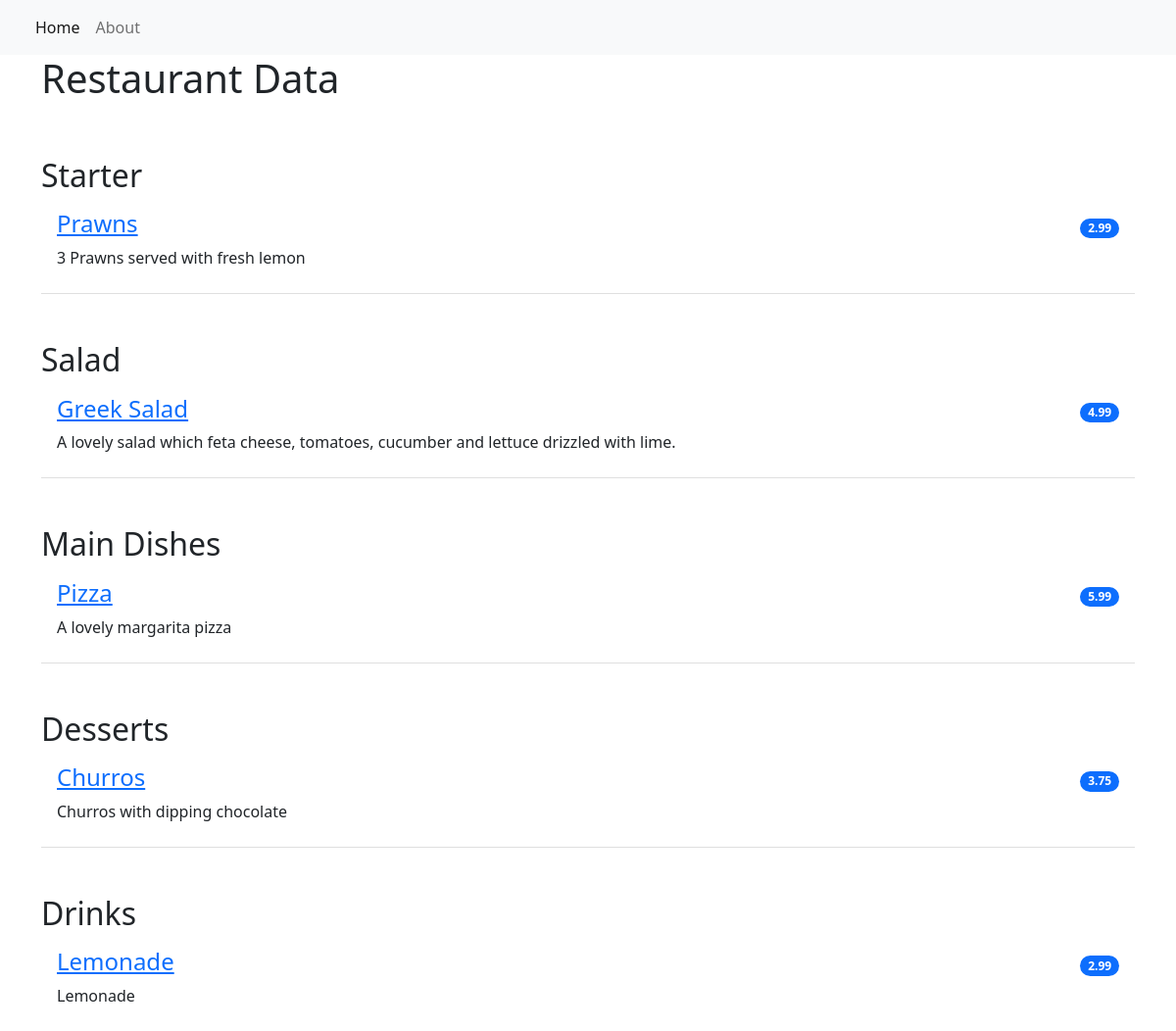
The app's page /, older data.
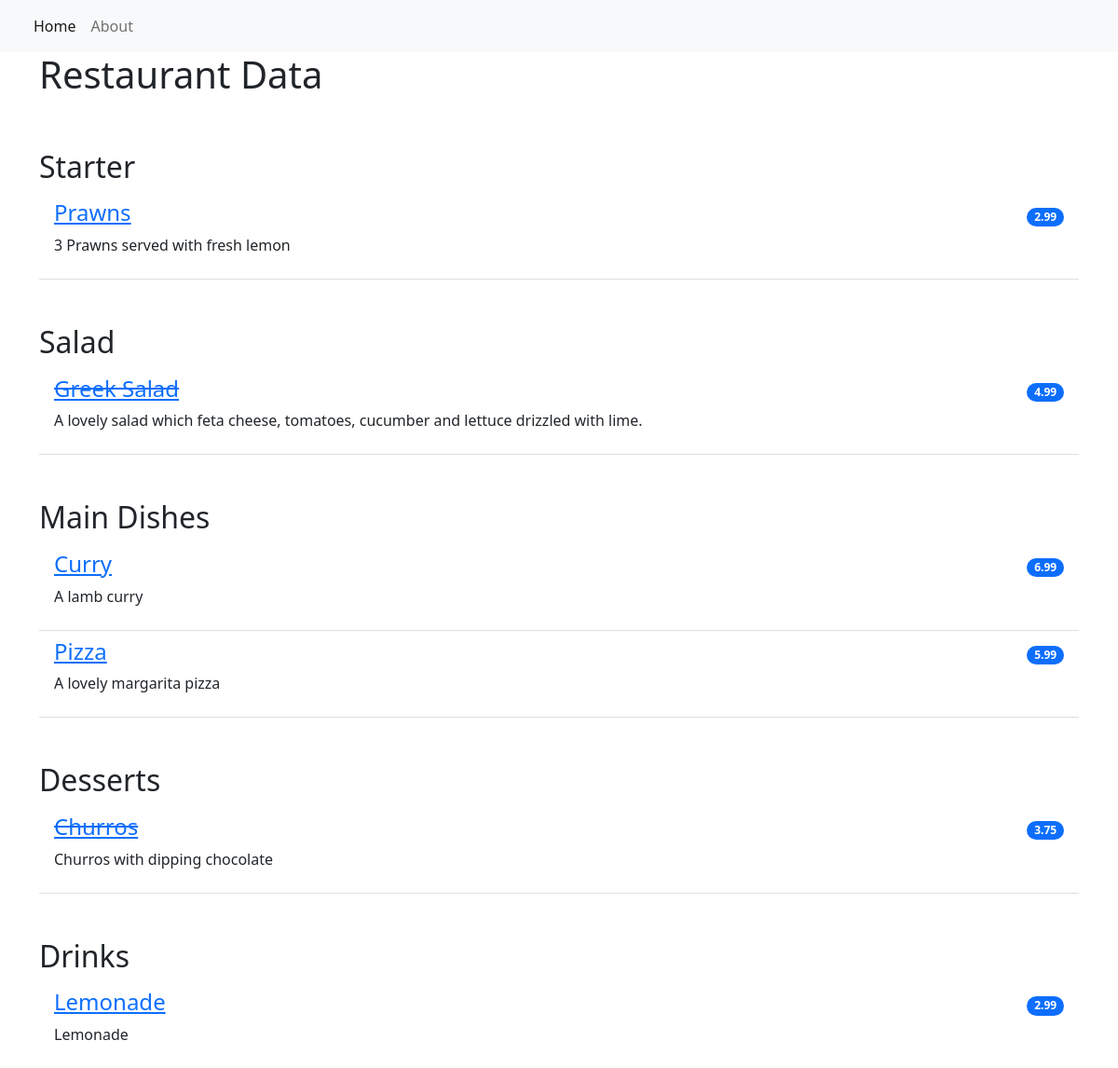
The same page, newer data.
### restaurant_menu/models.py (models this page shows, shortened)
class Item(models.Model):
    meal = models.CharField(max_length=1000, unique=True)
    description = models.CharField(max_length=2000)
    price = models.DecimalField(decimal_places=2, max_digits=10)
    meal_type = models.CharField(choices=MEAL_TYPE, max_length=200)
    author = models.ForeignKey(User, on_delete=models.PROTECT)
    status = models.IntegerField(default=1, choices=STATUS)
    date_created = models.DateTimeField(auto_now_add=True)
    date_updated = models.DateTimeField(auto_now=True)

### restaurant_menu/views.py (the view)
# urls.py: path("", views.MenuList.as_view(), name='home'),
class MenuList(generic.ListView):
    queryset = Item.objects.order_by("-date_created")
    template_name = "index.html"
    def get_context_data(self, **kwargs):
        context = super().get_context_data(**kwargs)
        context["meals"] = MEAL_TYPE
        return context

### templates/index.html
{% extends 'base.html' %}
{% block content %}
<div class="container">
    <ul class="list-group list-group-flush">
        <h1>Restaurant Data</h1>
        {% for meal in meals %}
            <h2 class="pt-5">{{ meal.1 }}</h2>
            {% for row in item_list %}
                {% if row.meal_type == meal.0 %}
                    {% if row.status == 0 %}
                    <li class="list-group-item d-flex justify-content-between align-items-center border-0 pb-0">
                        <a href="{% url 'menu_item' row.pk %}"><h4><del>{{ row.meal}}</del></h4></a>
                        <span class="badge bg-primary rounded-pill">{{ row.price }}</span>
                    </li>
                    <li class="list-group-item pt-0">
                        <p>{{ row.description}}</p>
                    </li>
                    {% else %}
                    <li class="list-group-item d-flex justify-content-between align-items-center border-0 pb-0">
                        <a href="{% url 'menu_item' row.pk %}"><h4>{{ row.meal}}</h4></a>
                        <span class="badge bg-primary rounded-pill">{{ row.price }}</span>
                    </li>
                    <li class="list-group-item pt-0">
                    <p>{{ row.description}}</p>
                    </li>
                    {% endif %}
                {% endif %}
            {% endfor %}
        {% endfor %}
    </ul>
</div>
{% endblock content %}

Row changes from the older to the newer data that the page shows:
changed Item "Greek Salad": status 1 → 0 (drawn)
added Item: meal "Curry", price "6.99", description "A lamb curry", shown under "Main Dishes"
changed Item "Churros": status 1 → 0 (drawn)
Text that changed along with them:
list line gone: "Greek Salad 4.99 A lovely salad which feta cheese, tomatoes, cucumber and lettuce drizzled with lime."
new list line: "Greek Salad 4.99 A lovely salad which feta cheese, tomatoes, cucumber and lettuce drizzled with lime."
list line gone: "Churros 3.75 Churros with dipping chocolate"
new list line: "Churros 3.75 Churros with dipping chocolate"
